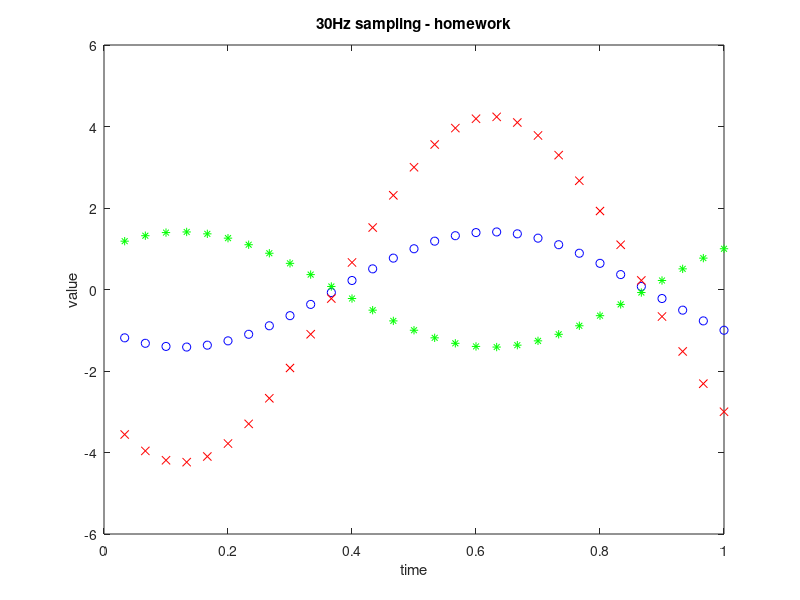

MATLAB code to generate this figure:
symbol1 = -1+j;
symbol2 = -3+3j;
symbol3 = 1-j;
Ts = 1;
fs = 30;
t = [1/fs : 1/fs : Ts];

y1 = real(symbol1)*cos(2*pi/Ts*t) - imag(symbol1)*sin(2*pi/Ts*t);
y2 = real(symbol2)*cos(2*pi/Ts*t) - imag(symbol2)*sin(2*pi/Ts*t);
y3 = real(symbol3)*cos(2*pi/Ts*t) - imag(symbol3)*sin(2*pi/Ts*t);

figure(2)

plot(t, y1, 'bo');
hold on;
plot(t, y2, 'rx');
hold on;
plot(t, y3, 'g*');

title('30Hz sampling - homework');
xlabel('time');
ylabel('value');